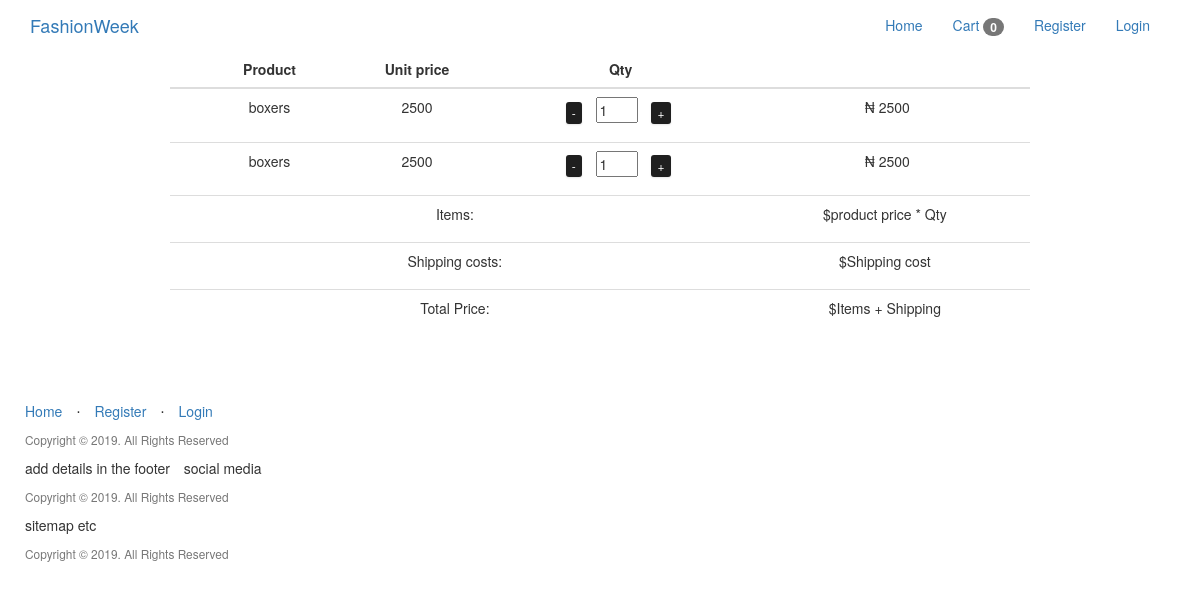
Page /cart/ on the committed database.
### app/models.py (models this page shows, shortened)
class Kart(db.Model):
	id = db.Column(db.Integer, primary_key=True)
	product_id = db.Column(db.Integer, db.ForeignKey('product.id'))
	product = db.relationship('Products', uselist=False)
	quantity = db.Column(db.Integer)
	user_id = db.Column(db.Integer, db.ForeignKey('user.id'))
	user = db.relationship('User', uselist=False, backref='user')

class Products(db.Model):
	__tablename__ = 'product'
	id = db.Column(db.Integer, primary_key=True)
	product_name = db.Column(db.String(100), index=True)
	product_price = db.Column(db.Integer, index=True)
	product_image = db.Column(db.String(120),index=True)
	product_description = db.Column(db.String(200), index=True)
	product_stock = db.Column(db.Integer, index = True)
	categories_id = db.Column(db.Integer, db.ForeignKey('categories.id'))
	variation = db.relationship('ProductVariations', backref='product_variation')
	'''
		foreign key for product.id
		test this weda its one order several products or several orders, serveral products
		using many to many for now
		#many many rel with order
	'''
	order = db.relationship("Order", secondary = association_table)

### app/users/routes.py (the view)
@users.route('/cart/')
def cart():
	counter = Kart.query.filter_by(product_id =Kart.product_id).count()
	cartlist = Kart.query.filter_by(user_id=Kart.user_id)
	return render_template('users/cart.html', counter = counter, cartlist= cartlist,
	title = "Cart")

### app/templates/users/cart.html (shortened to what this page needs)
{% extends "base.html" %}
{% block body %}
<div class="container-fluid">
  <div class="row">
      <div class="span12" style="max-width: 860px;margin: 0 auto;">
    <table class="table">
      <thead>
          <tr>
            <th></th>
            <th>Product</th>
            <th>Unit price</th>
            <th>Qty </th>
            <th></th>
          </tr>
      </thead>
      <tbody>
{% for items in cartlist %}
    <tr>
            <td><img width="100" src="assets/img/e.jpg" alt=""></td>
            <td> <p> {{ items.product.product_name }} </p> </td>
            <td class="unit-price"> {{ items.product.product_price }} </td>
        <td>
            <ul class="center list-inline" >
                <li><button type="button" class="btn btn-dark btn-xs minus-btn" >-</button></li>
                <li><input class="center Qty" type="text" size="2" readonly value="1"></li>
                <li><button type="button" class="btn btn-dark btn-xs plus-btn" >+</button></li>
              </ul>
        </td>
        <td>
            <span class="iso">₦</span>
            <span class="prod-price">{{ items.product.product_price }}</span>
        </td>
    </tr>
{% endfor %}
          <tr>
              <td colspan="4" class="alignR">
              <ul class="right list-inline">
                  <li> Items: </li>
              </ul>
              </td>
              <td class="alignR">
                  <ul class="list-inline product-costs" >
                      <li>$product price * Qty</li>
                  </ul>
                  </td>
            </tr>
            <tr>
                <td colspan="4" class="alignR">
                <ul class="right list-inline">
                      <li>Shipping costs:</li>
                </ul>
                </td>
                <td class="alignR">
                    <ul class="list-inline">
                        <li>$Shipping cost</li>
                    </ul>
                    </td>
              </tr>
          <tr>
              <td colspan="4" class="alignR">
              <ul class="right list-inline">
                    <li>Total Price:</li>
              </ul>
              </td>
              <td class="alignR">
                  <ul class="list-inline">
                      <li>$Items + Shipping</li>
                  </ul>
                  </td>
            </tr>
  </tbody>
      </table><br/>
  </div>
  </div>
</div>
{% endblock %}

### app/templates/users/cart.html (style rules this page uses)
.btn-xs { max-height: 22px; max-width: 22px; }
.btn-dark { background: #1f1f1f; box-shadow: 0 1px 2px 0 rgba(0,0,0,0.1); color: #fff; text-decoration: none; -webkit-transition: background .1s; transition: background .1s; }
thead > tr > th, tbody > tr > td { text-align: center; }

### rows in the picture
Kart: product.product_name "boxers", product.product_price "2500"
Kart: product.product_name "boxers", product.product_price "2500"
